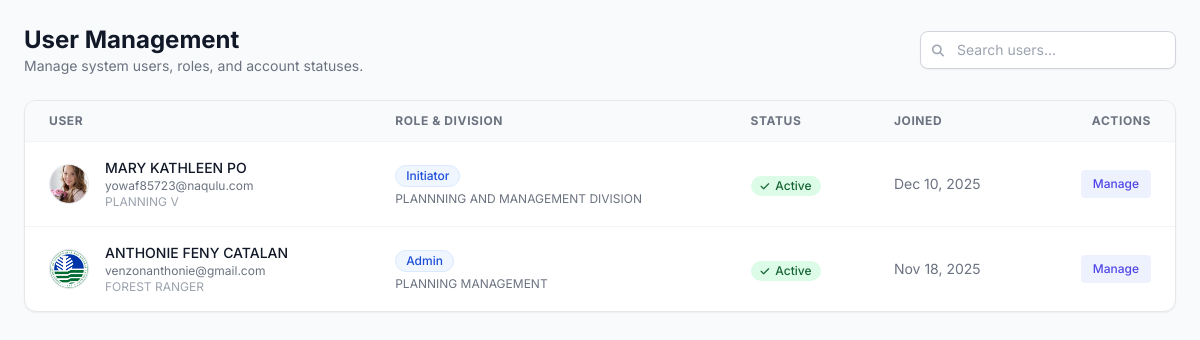
The page /admin_users.php (signed in) on the database its author committed.
### tables this page shows
CREATE TABLE `users` (
  `user_id` int(11) NOT NULL,
  `email` varchar(255) NOT NULL,
  `password_hash` varchar(255) NOT NULL,
  `first_name` varchar(100) NOT NULL,
  `middle_name` varchar(100) DEFAULT NULL,
  `last_name` varchar(100) NOT NULL,
  `suffix` varchar(20) DEFAULT NULL,
  `position` varchar(100) DEFAULT NULL,
  `designation` varchar(100) DEFAULT NULL,
  `division` varchar(100) DEFAULT NULL,
  `sex` enum('Male','Female','Other','Prefer not to say') DEFAULT NULL,
  `contact_number` varchar(50) DEFAULT NULL,
  `role` enum('Initiator','Section Chief','Division Chief','ARD','RED','Records Office','Admin') NOT NULL DEFAULT 'Initiator',
  `status` varchar(50) NOT NULL DEFAULT 'Pending',
  `verification_token` varchar(255) DEFAULT NULL,
  `token_expiry` datetime DEFAULT NULL,
  `reset_token` varchar(255) DEFAULT NULL,
  `reset_token_expiry` datetime DEFAULT NULL,
  `created_at` timestamp NOT NULL DEFAULT current_timestamp(),
  `otos_userlink` int(11) NOT NULL,
  `profile_picture_path` varchar(255) DEFAULT NULL
);

### admin_users.php (the view, shortened to what this page needs)
<?php
require_once 'db.php';
$search = isset($_GET['search']) ? trim($_GET['search']) : '';
$users = [];
$sql = "SELECT user_id, first_name, last_name, email, role, status, division, position, created_at, profile_picture_path
        FROM users WHERE 1=1";
$sql .= " ORDER BY created_at DESC";
$stmt = $conn->prepare($sql);
$stmt->execute();
$result = $stmt->get_result();
while ($row = $result->fetch_assoc()) {
    $users[] = $row;
}
?>
<!DOCTYPE html>
<html lang="en">
<head>
    <script src="https://cdn.tailwindcss.com"></script>
    <link rel="stylesheet" href="https://cdnjs.cloudflare.com/ajax/libs/font-awesome/6.4.0/css/all.min.css">
</head>
<body class="text-gray-800 p-6">
    <div class="flex flex-col sm:flex-row sm:items-center sm:justify-between mb-6 gap-4">
        <div>
            <h1 class="text-2xl font-bold text-gray-900">User Management</h1>
            <p class="text-sm text-gray-500">Manage system users, roles, and account statuses.</p>
        </div>
        <div class="flex items-center gap-2">
            <form action="" method="GET" class="relative">
                <input type="text" name="search" value="<?php echo htmlspecialchars($search); ?>"
                       placeholder="Search users..."
                       class="pl-9 pr-4 py-2 border border-gray-300 rounded-lg text-sm focus:ring-indigo-500 focus:border-indigo-500 w-64 shadow-sm">
                <i class="fas fa-search absolute left-3 top-3 text-gray-400 text-xs"></i>
            </form>
        </div>
    </div>
    <div class="bg-white rounded-xl shadow-sm border border-gray-200 overflow-hidden">
        <div class="overflow-x-auto">
            <table class="w-full text-left border-collapse">
                <thead>
                    <tr class="bg-gray-50 border-b border-gray-100 text-xs font-semibold text-gray-500 uppercase tracking-wider">
                        <th class="px-6 py-3">User</th>
                        <th class="px-6 py-3">Role & Division</th>
                        <th class="px-6 py-3">Status</th>
                        <th class="px-6 py-3">Joined</th>
                        <th class="px-6 py-3 text-right">Actions</th>
                    </tr>
                </thead>
                <tbody class="divide-y divide-gray-100">
                    <?php if (count($users) > 0): ?>
                        <?php foreach ($users as $u): ?>
                            <tr class="hover:bg-gray-50 transition-colors">
                                <td class="px-6 py-4">
                                    <div class="flex items-center">
                                        <?php if (!empty($u['profile_picture_path']) && file_exists($u['profile_picture_path'])): ?>
                                            <img class="h-10 w-10 rounded-full object-cover border border-gray-200" src="<?php echo htmlspecialchars($u['profile_picture_path']); ?>" alt="">
                                        <?php else: ?>
                                            <div class="h-10 w-10 rounded-full bg-indigo-100 text-indigo-600 flex items-center justify-center font-bold text-sm">
                                                <?php echo get_initials($u['first_name'], $u['last_name']); ?>
                                            </div>
                                        <?php endif; ?>
                                        <div class="ml-4">
                                            <div class="text-sm font-medium text-gray-900"><?php echo htmlspecialchars($u['first_name'] . ' ' . $u['last_name']); ?></div>
                                            <div class="text-xs text-gray-500"><?php echo htmlspecialchars($u['email']); ?></div>
                                            <div class="text-xs text-gray-400"><?php echo htmlspecialchars($u['position']); ?></div>
                                        </div>
                                    </div>
                                </td>
                                <td class="px-6 py-4">
                                    <span class="inline-flex items-center px-2.5 py-0.5 rounded-full text-xs font-medium bg-blue-50 text-blue-700 border border-blue-100 mb-1">
                                        <?php echo htmlspecialchars($u['role']); ?>
                                    </span>
                                    <div class="text-xs text-gray-500"><?php echo htmlspecialchars($u['division']); ?></div>
                                </td>
                                <td class="px-6 py-4">
                                    <?php
                                        $statusClass = 'status-' . strtolower($u['status']);
                                        $statusIcon = match($u['status']) {
                                            'active' => 'fa-check',
                                            'pending' => 'fa-clock',
                                            'disabled' => 'fa-ban',
                                            default => 'fa-circle'
                                        };
                                    ?>
                                    <span class="inline-flex items-center gap-1.5 px-2.5 py-0.5 rounded-full text-xs font-medium <?php echo $statusClass; ?>">
                                        <i class="fas <?php echo $statusIcon; ?> text-[10px]"></i>
                                        <?php echo ucfirst(htmlspecialchars($u['status'])); ?>
                                    </span>
                                </td>
                                <td class="px-6 py-4 text-sm text-gray-500">
                                    <?php echo date('M d, Y', strtotime($u['created_at'])); ?>
                                </td>
                                <td class="px-6 py-4 text-right">
                                    <button onclick='openEditModal(<?php echo json_encode($u); ?>)' class="text-indigo-600 hover:text-indigo-900 font-medium text-xs bg-indigo-50 hover:bg-indigo-100 px-3 py-1.5 rounded transition-colors">
                                        Manage
                                    </button>
                                </td>
                            </tr>
                        <?php endforeach; ?>
                    <?php endif; ?>
                </tbody>
            </table>
        </div>
        </div>
</body>
</html>

### admin_users.php (style rules this page uses)
body { font-family: 'Inter', sans-serif; background-color: #f9fafb; }
.status-active { background-color: #dcfce7; color: #166534; }

### rows shown on the page
users: profile_picture_path (picture), first_name+last_name "MARY KATHLEEN PO", email "yowaf85723@naqulu.com", position "PLANNING V", role "Initiator", division "PLANNNING AND MANAGEMENT DIVISION", status "Active", created_at "Dec 10, 2025"
users: profile_picture_path (picture), first_name+last_name "ANTHONIE FENY CATALAN", email "venzonanthonie@gmail.com", position "FOREST RANGER", role "Admin", division "PLANNING MANAGEMENT", status "Active", created_at "Nov 18, 2025"
